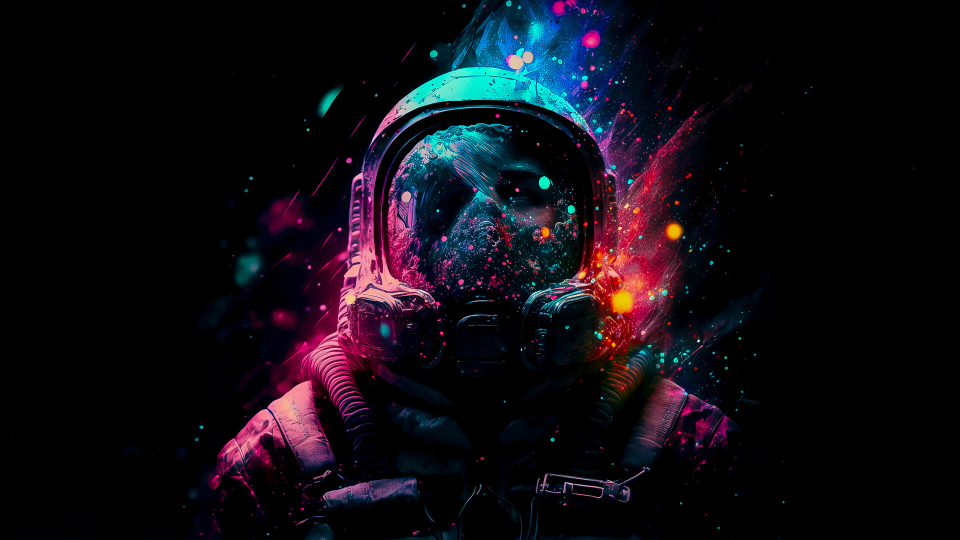
#> input picture opencv_basics/Astro.png, 1920 x 1080 px, found by its file name (shown at 1/2 size)
$ python IM-Cropping.py
#> lines starting #> are read from the running program, lines starting #| are printed output that depends on the picture
import cv2

img = cv2.imread('opencv_basics\Astro.png')
#> img is the input picture: shape (1080, 1920, 3); mean B, G, R 19.1, 12.2, 15.4

print(img.shape)
#| (1080, 1920, 3)

cropped_img = img[400:900, 400:1200]
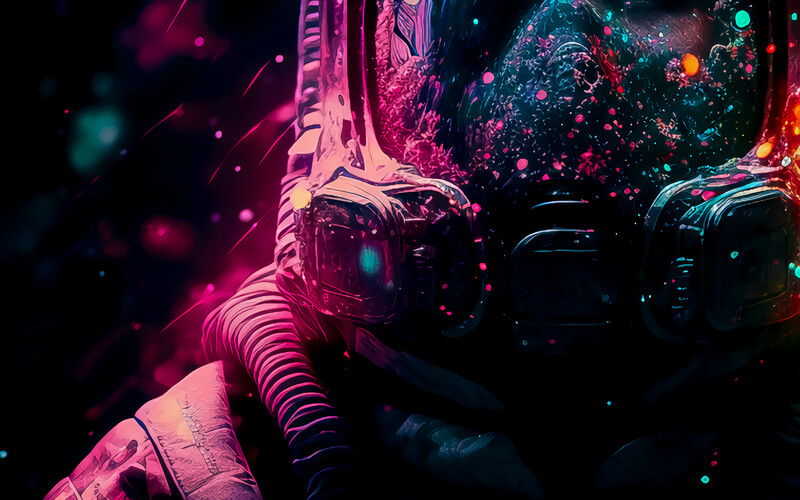
#> cropped_img: shape (500, 800, 3); mean B, G, R 35.6, 19.6, 40.2

cv2.imshow("Image", img)

cv2.imshow("Frame", cropped_img)

cv2.waitKey(0)
